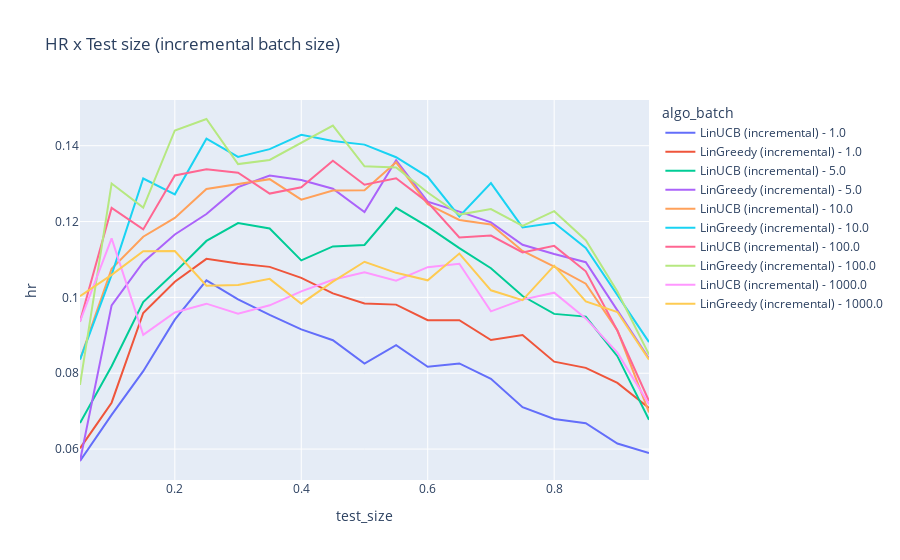

Notebook cell for this chart:
### Code cell
fig = px.line(df_results_incremental, x="test_size", y="hr", color='algo_batch', title='HR x Test size (incremental batch size)')
fig.show()
fig.write_html('results/hr_x_test_size_incremental_batch_size.html')

### Figure 1 — Plotly figure (JSON) as saved in the notebook; plotly's stock layout.template omitted (floating-point values rounded to 4 significant figures)
{"data": [{"hovertemplate": "algo_batch=LinUCB (incremental) - 1.0<br>test_size=%{x}<br>hr=%{y}<extra></extra>", "legendgroup": "LinUCB (incremental) - 1.0", "line": {"color": "#636efa", "dash": "solid"}, "marker": {"symbol": "circle"}, "mode": "lines", "name": "LinUCB (incremental) - 1.0", "orientation": "v", "showlegend": true, "type": "scatter", "x": [0.05, 0.1, 0.15, 0.2, 0.25, 0.3, 0.35, 0.4, 0.45, 0.5, 0.55, 0.6, 0.65, 0.7, 0.75, 0.8, 0.85, 0.9, 0.95], "xaxis": "x", "y": [0.05686, 0.06902, 0.08054, 0.09414, 0.1045, 0.09947, 0.09537, 0.09155, 0.0887, 0.08252, 0.08743, 0.08171, 0.08259, 0.07855, 0.07105, 0.06792, 0.06683, 0.06146, 0.05897], "yaxis": "y"}, {"hovertemplate": "algo_batch=LinGreedy (incremental) - 1.0<br>test_size=%{x}<br>hr=%{y}<extra></extra>", "legendgroup": "LinGreedy (incremental) - 1.0", "line": {"color": "#EF553B", "dash": "solid"}, "marker": {"symbol": "circle"}, "mode": "lines", "name": "LinGreedy (incremental) - 1.0", "orientation": "v", "showlegend": true, "type": "scatter", "x": [0.05, 0.1, 0.15, 0.2, 0.25, 0.3, 0.35, 0.4, 0.45, 0.5, 0.55, 0.6, 0.65, 0.7, 0.75, 0.8, 0.85, 0.9, 0.95], "xaxis": "x", "y": [0.0602, 0.07223, 0.09588, 0.1041, 0.1102, 0.109, 0.108, 0.1051, 0.1011, 0.09839, 0.0981, 0.09397, 0.09399, 0.08875, 0.0901, 0.08306, 0.08142, 0.07745, 0.07086], "yaxis": "y"}, {"hovertemplate": "algo_batch=LinUCB (incremental) - 5.0<br>test_size=%{x}<br>hr=%{y}<extra></extra>", "legendgroup": "LinUCB (incremental) - 5.0", "line": {"color": "#00cc96", "dash": "solid"}, "marker": {"symbol": "circle"}, "mode": "lines", "name": "LinUCB (incremental) - 5.0", "orientation": "v", "showlegend": true, "type": "scatter", "x": [0.05, 0.1, 0.15, 0.2, 0.25, 0.3, 0.35, 0.4, 0.45, 0.5, 0.55, 0.6, 0.65, 0.7, 0.75, 0.8, 0.85, 0.9, 0.95], "xaxis": "x", "y": [0.06689, 0.08186, 0.09875, 0.1066, 0.1149, 0.1196, 0.1182, 0.1098, 0.1134, 0.1138, 0.1236, 0.1187, 0.113, 0.1077, 0.1004, 0.09565, 0.09493, 0.0845, 0.0677], "yaxis": "y"}, {"hovertemplate": "algo_batch=LinGreedy (incremental) - 5.0<br>test_size=%{x}<br>hr=%{y}<extra></extra>", "legendgroup": "LinGreedy (incremental) - 5.0", "line": {"color": "#ab63fa", "dash": "solid"}, "marker": {"symbol": "circle"}, "mode": "lines", "name": "LinGreedy (incremental) - 5.0", "orientation": "v", "showlegend": true, "type": "scatter", "x": [0.05, 0.1, 0.15, 0.2, 0.25, 0.3, 0.35, 0.4, 0.45, 0.5, 0.55, 0.6, 0.65, 0.7, 0.75, 0.8, 0.85, 0.9, 0.95], "xaxis": "x", "y": [0.05686, 0.09791, 0.1093, 0.1166, 0.122, 0.1291, 0.1321, 0.1309, 0.1287, 0.1225, 0.1362, 0.1252, 0.1226, 0.1198, 0.1139, 0.1114, 0.1093, 0.09672, 0.08384], "yaxis": "y"}, {"hovertemplate": "algo_batch=LinUCB (incremental) - 10.0<br>test_size=%{x}<br>hr=%{y}<extra></extra>", "legendgroup": "LinUCB (incremental) - 10.0", "line": {"color": "#FFA15A", "dash": "solid"}, "marker": {"symbol": "circle"}, "mode": "lines", "name": "LinUCB (incremental) - 10.0", "orientation": "v", "showlegend": true, "type": "scatter", "x": [0.05, 0.1, 0.15, 0.2, 0.25, 0.3, 0.35, 0.4, 0.45, 0.5, 0.55, 0.6, 0.65, 0.7, 0.75, 0.8, 0.85, 0.9, 0.95], "xaxis": "x", "y": [0.08361, 0.1075, 0.116, 0.1209, 0.1286, 0.1298, 0.1312, 0.1258, 0.1282, 0.1282, 0.1356, 0.1245, 0.1204, 0.1192, 0.1123, 0.1081, 0.1036, 0.09132, 0.06964], "yaxis": "y"}, {"hovertemplate": "algo_batch=LinGreedy (incremental) - 10.0<br>test_size=%{x}<br>hr=%{y}<extra></extra>", "legendgroup": "LinGreedy (incremental) - 10.0", "line": {"color": "#19d3f3", "dash": "solid"}, "marker": {"symbol": "circle"}, "mode": "lines", "name": "LinGreedy (incremental) - 10.0", "orientation": "v", "showlegend": true, "type": "scatter", "x": [0.05, 0.1, 0.15, 0.2, 0.25, 0.3, 0.35, 0.4, 0.45, 0.5, 0.55, 0.6, 0.65, 0.7, 0.75, 0.8, 0.85, 0.9, 0.95], "xaxis": "x", "y": [0.08361, 0.1059, 0.1314, 0.1272, 0.1418, 0.1371, 0.1391, 0.1429, 0.1413, 0.1403, 0.137, 0.1318, 0.1214, 0.1301, 0.1185, 0.1197, 0.113, 0.1005, 0.08821], "yaxis": "y"}, {"hovertemplate": "algo_batch=LinUCB (incremental) - 100.0<br>test_size=%{x}<br>hr=%{y}<extra></extra>", "legendgroup": "LinUCB (incremental) - 100.0", "line": {"color": "#FF6692", "dash": "solid"}, "marker": {"symbol": "circle"}, "mode": "lines", "name": "LinUCB (incremental) - 100.0", "orientation": "v", "showlegend": true, "type": "scatter", "x": [0.05, 0.1, 0.15, 0.2, 0.25, 0.3, 0.35, 0.4, 0.45, 0.5, 0.55, 0.6, 0.65, 0.7, 0.75, 0.8, 0.85, 0.9, 0.95], "xaxis": "x", "y": [0.09365, 0.1236, 0.1179, 0.1322, 0.1338, 0.1329, 0.1274, 0.129, 0.136, 0.1297, 0.1314, 0.1251, 0.1158, 0.1163, 0.1118, 0.1136, 0.1069, 0.0912, 0.07268], "yaxis": "y"}, {"hovertemplate": "algo_batch=LinGreedy (incremental) - 100.0<br>test_size=%{x}<br>hr=%{y}<extra></extra>", "legendgroup": "LinGreedy (incremental) - 100.0", "line": {"color": "#B6E880", "dash": "solid"}, "marker": {"symbol": "circle"}, "mode": "lines", "name": "LinGreedy (incremental) - 100.0", "orientation": "v", "showlegend": true, "type": "scatter", "x": [0.05, 0.1, 0.15, 0.2, 0.25, 0.3, 0.35, 0.4, 0.45, 0.5, 0.55, 0.6, 0.65, 0.7, 0.75, 0.8, 0.85, 0.9, 0.95], "xaxis": "x", "y": [0.07692, 0.13, 0.1237, 0.144, 0.147, 0.1352, 0.1362, 0.1407, 0.1453, 0.1346, 0.1343, 0.1277, 0.1218, 0.1233, 0.1189, 0.1227, 0.1151, 0.1015, 0.08493], "yaxis": "y"}, {"hovertemplate": "algo_batch=LinUCB (incremental) - 1000.0<br>test_size=%{x}<br>hr=%{y}<extra></extra>", "legendgroup": "LinUCB (incremental) - 1000.0", "line": {"color": "#FF97FF", "dash": "solid"}, "marker": {"symbol": "circle"}, "mode": "lines", "name": "LinUCB (incremental) - 1000.0", "orientation": "v", "showlegend": true, "type": "scatter", "x": [0.05, 0.1, 0.15, 0.2, 0.25, 0.3, 0.35, 0.4, 0.45, 0.5, 0.55, 0.6, 0.65, 0.7, 0.75, 0.8, 0.85, 0.9, 0.95], "xaxis": "x", "y": [0.09365, 0.1156, 0.09012, 0.09601, 0.09835, 0.09567, 0.09791, 0.1016, 0.1046, 0.1066, 0.1044, 0.108, 0.1089, 0.09633, 0.09942, 0.1012, 0.09445, 0.08544, 0.07183], "yaxis": "y"}, {"hovertemplate": "algo_batch=LinGreedy (incremental) - 1000.0<br>test_size=%{x}<br>hr=%{y}<extra></extra>", "legendgroup": "LinGreedy (incremental) - 1000.0", "line": {"color": "#FECB52", "dash": "solid"}, "marker": {"symbol": "circle"}, "mode": "lines", "name": "LinGreedy (incremental) - 1000.0", "orientation": "v", "showlegend": true, "type": "scatter", "x": [0.05, 0.1, 0.15, 0.2, 0.25, 0.3, 0.35, 0.4, 0.45, 0.5, 0.55, 0.6, 0.65, 0.7, 0.75, 0.8, 0.85, 0.9, 0.95], "xaxis": "x", "y": [0.1003, 0.1059, 0.1122, 0.1122, 0.1031, 0.1033, 0.1049, 0.09834, 0.1042, 0.1094, 0.1065, 0.1045, 0.1116, 0.1019, 0.09928, 0.1084, 0.09891, 0.09613, 0.0836], "yaxis": "y"}], "layout": {"legend": {"title": {"text": "algo_batch"}, "tracegroupgap": 0}, "title": {"text": "HR x Test size (incremental batch size)"}, "xaxis": {"anchor": "y", "domain": [0, 1], "title": {"text": "test_size"}}, "yaxis": {"anchor": "x", "domain": [0, 1], "title": {"text": "hr"}}}}
